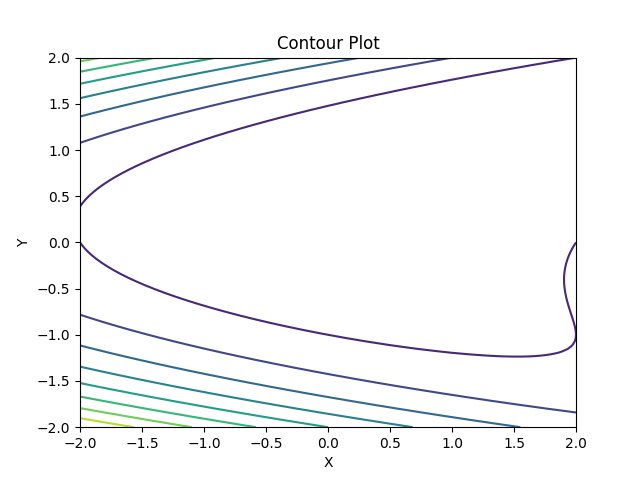

This figure's Python source:
# contour
import numpy as np
import matplotlib.pyplot as plt


fig, ax = plt.subplots()

# data
x = np.linspace(-2, 2, 100)
y = np.linspace(-2, 2, 100)
X, Y = np.meshgrid(x, y)
Z = (X - Y**2)**2 + (Y - 1)**2

# plot
contours = ax.contour(X, Y, Z, levels=10)
ax.set_title("Contour Plot")
ax.set_xlabel("X")
ax.set_ylabel("Y")
plt.show()

# save
fig.savefig("contour.png")